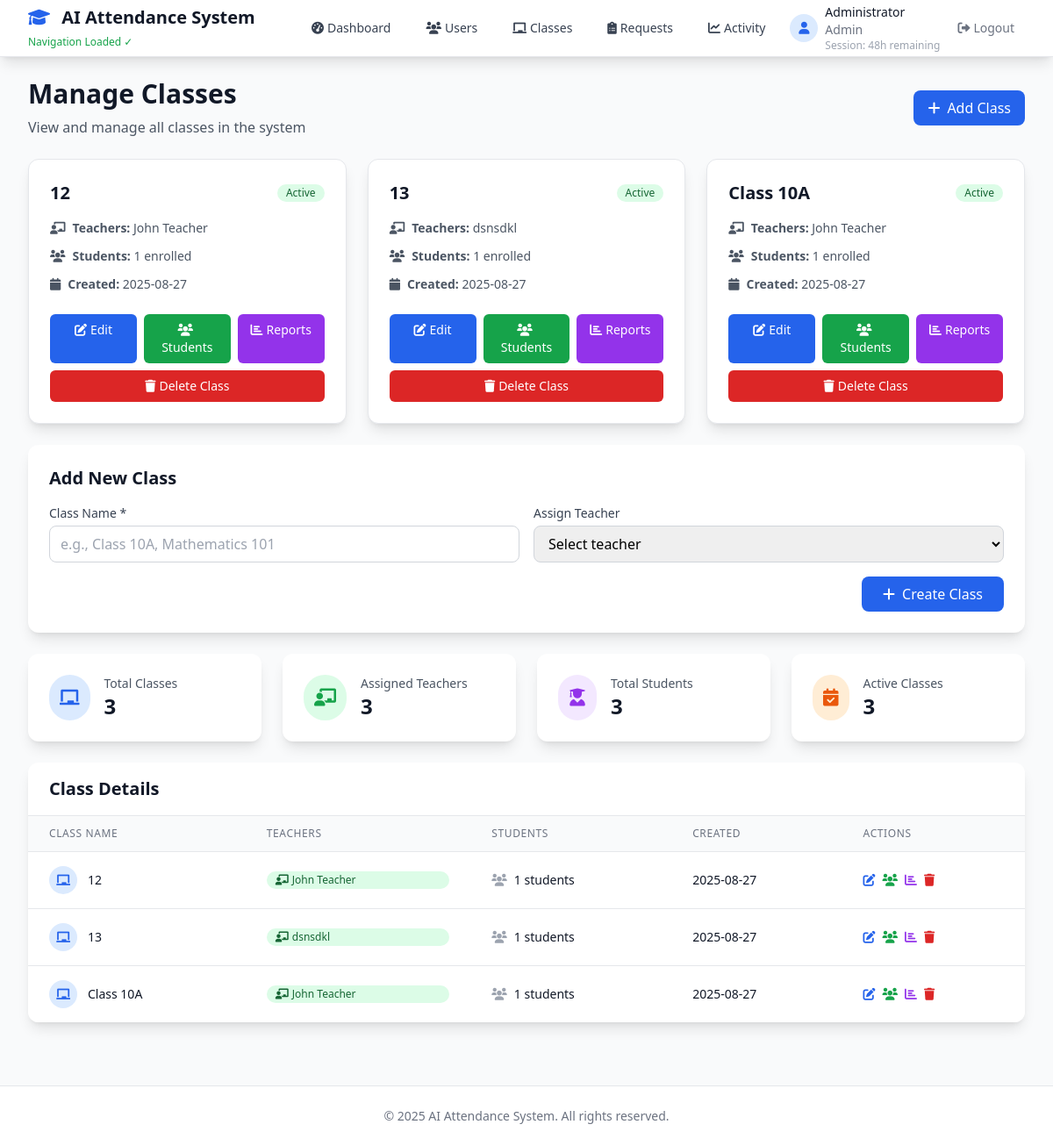
The page /admin/classes (signed in) on the database as committed earlier.
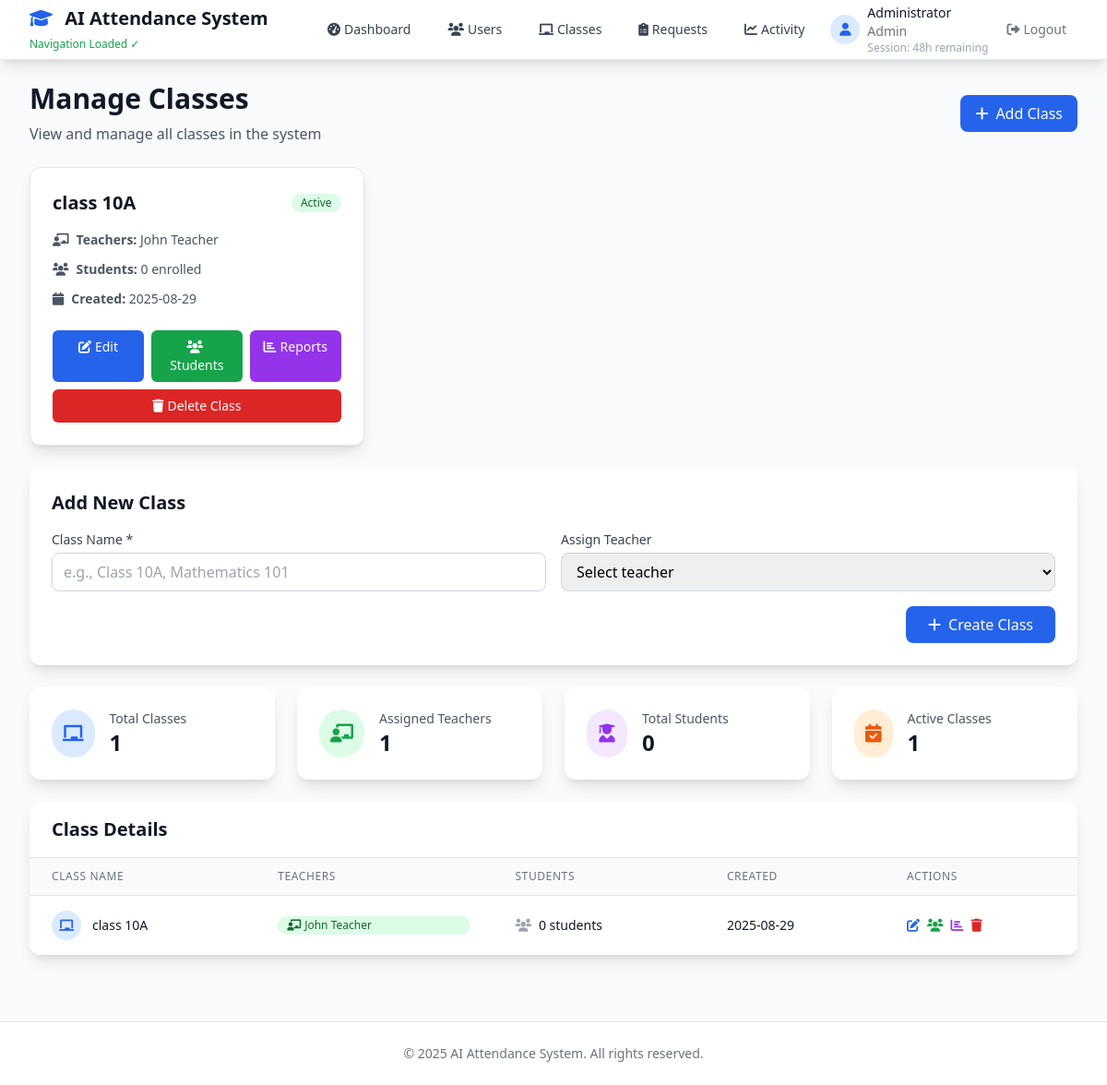
The same page on the database as committed later.
### tables this page shows
CREATE TABLE classes (
                id INTEGER PRIMARY KEY AUTOINCREMENT,
                name TEXT NOT NULL,
                description TEXT,
                created_at TIMESTAMP DEFAULT CURRENT_TIMESTAMP
            );

CREATE TABLE users (
                id INTEGER PRIMARY KEY AUTOINCREMENT,
                username TEXT UNIQUE NOT NULL,
                password_hash TEXT NOT NULL,
                email TEXT UNIQUE NOT NULL,
                name TEXT NOT NULL,
                role TEXT NOT NULL DEFAULT 'student',
                created_at TIMESTAMP DEFAULT CURRENT_TIMESTAMP
            );

### app.py (the view, shortened to what this page needs)
@app.route('/admin/classes', methods=['GET', 'POST'])
@admin_required
@track_activity('admin_classes')
def admin_classes():
    classes = class_service.get_all_classes()
    teachers = user_service.get_all_users('teacher')
    return render_template('admin/classes.html', classes=classes, teachers=teachers)

### templates/admin/classes.html (shortened to what this page needs)
{% extends "layout.html" %}
{% block content %}
<div class="space-y-6">
    <div class="flex items-center justify-between">
        <div>
            <h1 class="text-3xl font-bold text-gray-900">Manage Classes</h1>
            <p class="text-gray-600 mt-2">View and manage all classes in the system</p>
        </div>
        <div class="flex items-center space-x-3">
            <button type="button" onclick="showAddClassModal()" class="bg-blue-600 hover:bg-blue-700 text-white px-4 py-2 rounded-lg font-medium transition duration-200">
                <i class="fas fa-plus mr-2"></i>Add Class
            </button>
        </div>
    </div>
    <div class="grid grid-cols-1 md:grid-cols-2 lg:grid-cols-3 gap-6">
        {% for class in classes %}
        <div class="bg-white rounded-xl shadow-lg p-6 border border-gray-200 hover:shadow-xl transition duration-200">
            <div class="flex items-center justify-between mb-4">
                <h3 class="text-xl font-semibold text-gray-900">{{ class.name }}</h3>
                <span class="inline-flex items-center px-2.5 py-0.5 rounded-full text-xs font-medium bg-green-100 text-green-800">
                    Active
                </span>
            </div>
            <div class="space-y-3 mb-6">
                <div class="flex items-center text-sm text-gray-600">
                    <i class="fas fa-chalkboard-teacher mr-2"></i>
                    <span><strong>Teachers:</strong>
                        {% if class.teachers %}
                            {{ class.teachers|join(', ') }}
                        {% else %}
                            Not assigned
                        {% endif %}
                    </span>
                </div>
                <div class="flex items-center text-sm text-gray-600">
                    <i class="fas fa-users mr-2"></i>
                    <span><strong>Students:</strong> {{ class.student_count }} enrolled</span>
                </div>
                <div class="flex items-center text-sm text-gray-600">
                    <i class="fas fa-calendar mr-2"></i>
                    <span><strong>Created:</strong> {{ class.created_at.split(' ')[0] }}</span>
                </div>
            </div>
            <div class="flex space-x-2">
                <a href="{{ url_for('admin_edit_class', class_id=class.id) }}" class="flex-1 bg-blue-600 hover:bg-blue-700 text-white text-center py-2 px-3 rounded-md text-sm font-medium transition duration-200">
                    <i class="fas fa-edit mr-1"></i>Edit
                </a>
                <a href="{{ url_for('admin_class_students', class_id=class.id) }}" class="flex-1 bg-green-600 hover:bg-green-700 text-white text-center py-2 px-3 rounded-md text-sm font-medium transition duration-200">
                    <i class="fas fa-users mr-1"></i>Students
                </a>
                <a href="{{ url_for('admin_class_reports', class_id=class.id) }}" class="flex-1 bg-purple-600 hover:bg-purple-700 text-white text-center py-2 px-3 rounded-md text-sm font-medium transition duration-200">
                    <i class="fas fa-chart-bar mr-1"></i>Reports
                </a>
            </div>
            <div class="mt-2">
                <form method="POST" action="{{ url_for('admin_delete_class', class_id=class.id) }}" onsubmit="return confirm('Are you sure you want to delete this class? This action cannot be undone.')">
                    <button type="submit" class="w-full bg-red-600 hover:bg-red-700 text-white text-center py-2 px-3 rounded-md text-sm font-medium transition duration-200">
                        <i class="fas fa-trash mr-1"></i>Delete Class
                    </button>
                </form>
            </div>
        </div>
        {% endfor %}
    </div>
    <div class="bg-white rounded-xl shadow-lg p-6">
        <h2 class="text-xl font-bold text-gray-900 mb-4">Add New Class</h2>
        <form method="POST" class="space-y-4">
            <div class="grid grid-cols-1 md:grid-cols-2 gap-4">
                <div>
                    <label for="class_name" class="block text-sm font-medium text-gray-700 mb-1">Class Name *</label>
                    <input type="text" id="class_name" name="class_name" required
                           class="w-full border border-gray-300 rounded-lg px-3 py-2 focus:ring-2 focus:ring-blue-500 focus:border-transparent"
                           placeholder="e.g., Class 10A, Mathematics 101">
                </div>
                <div>
                    <label for="teacher_id" class="block text-sm font-medium text-gray-700 mb-1">Assign Teacher</label>
                    <select id="teacher_id" name="teacher_id"
                            class="w-full border border-gray-300 rounded-lg px-3 py-2 focus:ring-2 focus:ring-blue-500 focus:border-transparent">
                        <option value="">Select teacher</option>
                    </select>
                </div>
            </div>
            <div class="flex items-center justify-end space-x-4">
                <button type="submit"
                        class="bg-blue-600 hover:bg-blue-700 text-white px-6 py-2 rounded-lg font-medium transition duration-200">
                    <i class="fas fa-plus mr-2"></i>Create Class
                </button>
            </div>
        </form>
    </div>
    <div class="grid grid-cols-1 md:grid-cols-4 gap-6">
        <div class="bg-white rounded-xl shadow-lg p-6">
            <div class="flex items-center">
                <div class="p-3 rounded-full bg-blue-100 text-blue-600">
                    <i class="fas fa-chalkboard text-xl"></i>
                </div>
                <div class="ml-4">
                    <p class="text-sm font-medium text-gray-600">Total Classes</p>
                    <p class="text-2xl font-bold text-gray-900">{{ classes|length }}</p>
                </div>
            </div>
        </div>
        <div class="bg-white rounded-xl shadow-lg p-6">
            <div class="flex items-center">
                <div class="p-3 rounded-full bg-green-100 text-green-600">
                    <i class="fas fa-chalkboard-teacher text-xl"></i>
                </div>
                <div class="ml-4">
                    <p class="text-sm font-medium text-gray-600">Assigned Teachers</p>
                    <p class="text-2xl font-bold text-gray-900">
                        {{ classes|selectattr('teacher_name')|list|length }}
                    </p>
                </div>
            </div>
        </div>
        <div class="bg-white rounded-xl shadow-lg p-6">
            <div class="flex items-center">
                <div class="p-3 rounded-full bg-purple-100 text-purple-600">
                    <i class="fas fa-user-graduate text-xl"></i>
                </div>
                <div class="ml-4">
                    <p class="text-sm font-medium text-gray-600">Total Students</p>
                    <p class="text-2xl font-bold text-gray-900">
                        {{ classes|sum(attribute='student_count') }}
                    </p>
                </div>
            </div>
        </div>
        <div class="bg-white rounded-xl shadow-lg p-6">
            <div class="flex items-center">
                <div class="p-3 rounded-full bg-orange-100 text-orange-600">
                    <i class="fas fa-calendar-check text-xl"></i>
                </div>
                <div class="ml-4">
                    <p class="text-sm font-medium text-gray-600">Active Classes</p>
                    <p class="text-2xl font-bold text-gray-900">{{ classes|length }}</p>
                </div>
            </div>
        </div>
    </div>
    <div class="bg-white rounded-xl shadow-lg overflow-hidden">
        <div class="px-6 py-4 border-b border-gray-200">
            <h2 class="text-xl font-bold text-gray-900">Class Details</h2>
        </div>
        {% if classes %}
        <div class="overflow-x-auto">
            <table class="min-w-full divide-y divide-gray-200">
                <thead class="bg-gray-50">
                    <tr>
                        <th class="px-6 py-3 text-left text-xs font-medium text-gray-500 uppercase tracking-wider">Class Name</th>
                        <th class="px-6 py-3 text-left text-xs font-medium text-gray-500 uppercase tracking-wider">Teachers</th>
                        <th class="px-6 py-3 text-left text-xs font-medium text-gray-500 uppercase tracking-wider">Students</th>
                        <th class="px-6 py-3 text-left text-xs font-medium text-gray-500 uppercase tracking-wider">Created</th>
                        <th class="px-6 py-3 text-left text-xs font-medium text-gray-500 uppercase tracking-wider">Actions</th>
                    </tr>
                </thead>
                <tbody class="bg-white divide-y divide-gray-200">
                    {% for class in classes %}
                    <tr class="hover:bg-gray-50">
                        <td class="px-6 py-4 whitespace-nowrap">
                            <div class="flex items-center">
                                <div class="h-8 w-8 rounded-full bg-blue-100 flex items-center justify-center">
                                    <i class="fas fa-chalkboard text-blue-600 text-sm"></i>
                                </div>
                                <div class="ml-3">
                                    <div class="text-sm font-medium text-gray-900">{{ class.name }}</div>
                                </div>
                            </div>
                        </td>
                        <td class="px-6 py-4 whitespace-nowrap">
                            {% if class.teachers %}
                                <div class="flex flex-col space-y-1">
                                {% for teacher in class.teachers %}
                                    <span class="inline-flex items-center px-2.5 py-0.5 rounded-full text-xs font-medium bg-green-100 text-green-800">
                                        <i class="fas fa-chalkboard-teacher mr-1"></i>{{ teacher }}
                                    </span>
                                {% endfor %}
                                </div>
                            {% else %}
                                <span class="inline-flex items-center px-2.5 py-0.5 rounded-full text-xs font-medium bg-gray-100 text-gray-800">
                                    <i class="fas fa-user-slash mr-1"></i>Not assigned
                                </span>
                            {% endif %}
                        </td>
                        <td class="px-6 py-4 whitespace-nowrap text-sm text-gray-900">
                            <div class="flex items-center">
                                <i class="fas fa-users text-gray-400 mr-2"></i>
                                {{ class.student_count }} students
                            </div>
                        </td>
                        <td class="px-6 py-4 whitespace-nowrap text-sm text-gray-900">
                            {{ class.created_at.split(' ')[0] }}
                        </td>
                        <td class="px-6 py-4 whitespace-nowrap text-sm font-medium">
                            <div class="flex items-center space-x-2">
                                <a href="{{ url_for('admin_edit_class', class_id=class.id) }}" class="text-blue-600 hover:text-blue-900" title="Edit Class">
                                    <i class="fas fa-edit"></i>
                                </a>
                                <a href="{{ url_for('admin_class_students', class_id=class.id) }}" class="text-green-600 hover:text-green-900" title="View Students">
                                    <i class="fas fa-users"></i>
                                </a>
                                <a href="{{ url_for('admin_class_reports', class_id=class.id) }}" class="text-purple-600 hover:text-purple-900" title="View Reports">
                                    <i class="fas fa-chart-bar"></i>
                                </a>
                                <form method="POST" action="{{ url_for('admin_delete_class', class_id=class.id) }}" class="inline" onsubmit="return confirm('Are you sure you want to delete this class? This action cannot be undone.')">
                                    <button type="submit" class="text-red-600 hover:text-red-900" title="Delete Class">
                                        <i class="fas fa-trash"></i>
                                    </button>
                                </form>
                            </div>
                        </td>
                    </tr>
                    {% endfor %}
                </tbody>
            </table>
        </div>
        {% endif %}
    </div>
</div>
{% endblock %}

Rows that differ between the two databases and show on the page:
removed classes: name "12", created_at "2025-08-27", name "12", created_at "2025-08-27"
removed classes: name "13", created_at "2025-08-27", name "13", created_at "2025-08-27"
removed classes: name "Class 10A", created_at "2025-08-27", name "Class 10A", created_at "2025-08-27"
no longer on this page (row unchanged): users: name "dsnsdkl", shown under "13"
added classes: name "class 10A", created_at "2025-08-29", name "class 10A", created_at "2025-08-29"
shown differently, row unchanged: users "John Teacher": moves from the list under "12" to the list under "class 10A"
Other text that changed with them:
{{ classes|length }}: "3" → "1"
{{ classes|selectattr('teacher_name')|list|length }}: "3" → "1"
{{ classes|sum(attribute='student_count') }}: "3" → "0"
new list line: "Active Teachers: John Teacher Students: 0 enrolled Created: Edit Students Reports Delete Class"
new list line: "0 students"
list line gone: "Active Teachers: John Teacher Students: 1 enrolled Created: Edit Students Reports Delete Class"
list line gone: "Active Teachers: dsnsdkl Students: 1 enrolled Created: Edit Students Reports Delete Class"
list line gone: "1 students"
